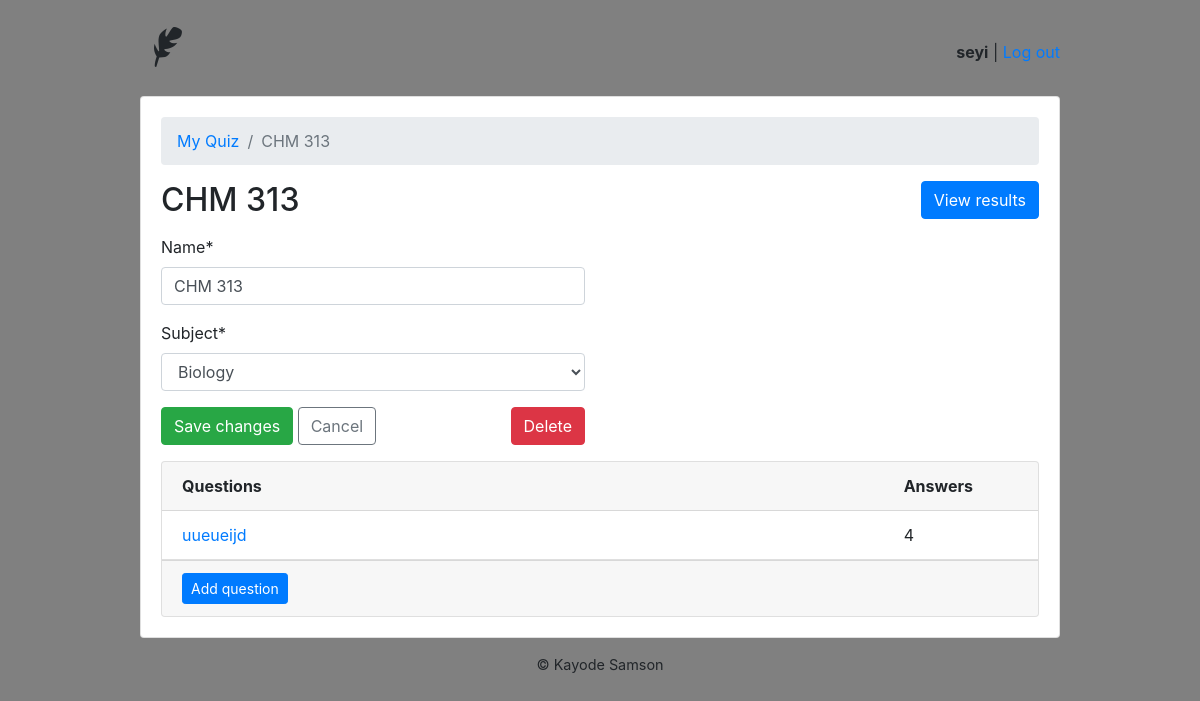
Screenshot of /teachers/quiz/2/ (signed in) with the database file from the repository.
### main/models.py (models this page shows, shortened)
class User(AbstractUser):
    is_student = models.BooleanField(default=False)
    is_teacher = models.BooleanField(default=False)

class Quiz(models.Model):
    owner = models.ForeignKey(User, on_delete=models.CASCADE, related_name='quizzes')
    name = models.CharField(max_length=500)
    subject = models.ForeignKey(Subject, on_delete=models.CASCADE, related_name='quizzes')

class Subject(models.Model):
    name = models.CharField(max_length=100)
    def __str__(self):
        return self.name

class Question(models.Model):
    quiz = models.ForeignKey(Quiz, on_delete=models.CASCADE, related_name='questions')
    text = models.TextField('Question')

### main/views/teacher.py (the view, shortened to what this page needs)
# urls.py: path('quiz/<int:pk>/', teacher.QuizUpdateView.as_view(), name='quiz_change'),
@method_decorator([login_required, teacher_required], name='dispatch')
class QuizUpdateView(UpdateView):
    model = Quiz
    fields = ['name', 'subject']
    context_object_name = 'quiz'
    template_name = 'main/teachers/quiz_change_form.html'
    def get_context_data(self, **kwargs):
        kwargs['questions'] = self.get_object().questions.annotate(answers_count=Count('answers'))
        return super().get_context_data(**kwargs)
    def get_queryset(self):
        return self.request.user.quizzes.all()

### main/templates/main/teachers/quiz_change_form.html (shortened to what this page needs)
{% extends 'main/base.html' %}
{% block content %}
    {% load crispy_forms_tags %}
  <nav aria-label="breadcrumb">
    <ol class="breadcrumb">
      <li class="breadcrumb-item"><a href="{% url 'teachers:quiz_change_list' %}">My Quiz</a></li>
      <li class="breadcrumb-item active" aria-current="page">{{ quiz.name }}</li>
    </ol>
  </nav>
  <h2 class="mb-3">
    {{ quiz.name }}
    <a href="{% url 'teachers:quiz_results' quiz.pk %}" class="btn btn-primary float-right">View results</a>
  </h2>
  <div class="row mb-3">
    <div class="col-md-6 col-sm-8 col-12">
      <form method="post" novalidate>
        {{ form|crispy }}
        <button type="submit" class="btn btn-success">Save changes</button>
        <a href="{% url 'teachers:quiz_change_list' %}" class="btn btn-outline-secondary" role="button">Cancel</a>
        <a href="{% url 'teachers:quiz_delete' quiz.pk %}" class="btn btn-danger float-right">Delete</a>
      </form>
    </div>
  </div>
  <div class="card">
    <div class="card-header">
      <div class="row">
        <div class="col-10">
          <strong>Questions</strong>
        </div>
        <div class="col-2">
          <strong>Answers</strong>
        </div>
      </div>
    </div>
    <div class="list-group list-group-flush list-group-formset">
      {% for question in questions %}
        <div class="list-group-item">
          <div class="row">
            <div class="col-10">
              <a href="{% url 'teachers:question_change' quiz.pk question.pk %}">{{ question.text }}</a>
            </div>
            <div class="col-2">
              {{ question.answers_count }}
            </div>
          </div>
        </div>
      {% empty %}
        <div class="list-group-item text-center">
          <p class="text-muted font-italic mb-0">You haven't created any questions yet, <a href="{% url 'teachers:question_add' quiz.pk %}">Add questions</a>.</p>
        </div>
      {% endfor %}
    </div>
    <div class="card-footer">
      <a href="{% url 'teachers:question_add' quiz.pk %}" class="btn btn-primary btn-sm">Add question</a>
    </div>
  </div>
{% endblock %}

### main/templates/main/base.html (shortened to what this page needs)
{% load static %}
<!DOCTYPE html>
<html lang="en">
  <head>
    <link rel="stylesheet" href="{% static 'main/css/bootstrap.min.css' %}">
    <link rel="stylesheet" type="text/css" href="{% static 'main/vendor/fontello-2f186091/css/fontello.css' %}">
    <link rel="stylesheet" type="text/css" href="{% static 'main/css/app.css' %}">
    {% if user.is_authenticated and user.is_teacher %}
      <link rel="stylesheet" type="text/css" href="{% static 'main/css/teachers.css' %}">
    {% else %}
      <link rel="stylesheet" type="text/css" href="{% static 'main/css/students.css' %}">
    {% endif %}
  </head>
  <body style="background-color: grey">
    <div class="container my-4">
      <div class="row justify-content-center">
        <div class="col-md-10 col-sm-12">
          <div class="row">
            <div class="col-6">
              <h1 class="logo">
                <a href="{% url 'home' %}">
                  {% if user.is_authenticated %}
                    {% if user.is_teacher %}
                      <span class="icon-feather" data-toggle="tooltip" data-placement="right" title="Teacher profile"></span>
                    {% else %}
                      <span class="icon-graduation-cap" data-toggle="tooltip" data-placement="right" title="Student profile"></span>
                    {% endif %}
                  {% endif %}
                </a>
              </h1>
            </div>
            <div class="col-6 text-right">
              {% if user.is_authenticated %}
                <p class="pt-3"><strong>{{ user.username }}</strong> | <a href="{% url 'logout' %}">Log out</a></p>
              {% else %}
                <a href="{% url 'login' %}" class="btn btn-light" role="button">Log in</a>
                <a href="{% url 'signup' %}" class="btn btn-primary" role="button">Sign up</a>
              {% endif %}
            </div>
          </div>
          <div class="card mb-3 mt-3">
            <div class="card-body">
              {% block content %}
              {% endblock %}
            </div>
          </div>
          <footer class="text-center">
            <a href="https://github.com/seyikayode" target="blank">© Kayode Samson</a>
          </footer>
        </div>
      </div>
    </div>
  </body>
</html>

### main/static/main/css/app.css (style rules this page uses)
.logo { font-family: 'Clicker Script', cursive; }
.logo a { color: #212529; text-decoration: none; }
footer { font-size: .9rem; }
footer a { color: #212529; }

### main/static/main/css/teachers.css (style rules this page uses)
body { background-color: grey; }

### rows the page displays
User: username "seyi"
Quiz: name "CHM 313", subject "Biology"
Question: text "uueueijd", answers_count "4"
